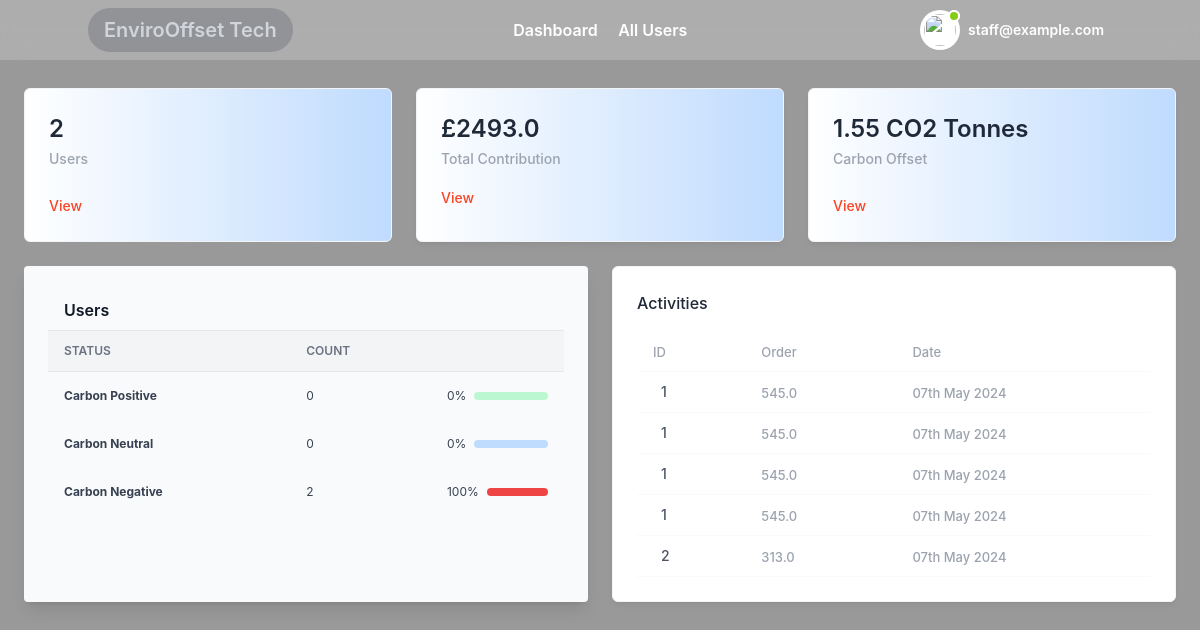
The page /staff/dashboard (signed in) on the database its author committed.
### main.py (models this page shows, shortened)
class Staff(db.Model):
    id = db.Column(db.Integer, primary_key=True)
    fname = db.Column(db.String(255), nullable=False)
    lname = db.Column(db.String(255), nullable=False)
    email = db.Column(db.String(255), nullable=False, unique=True)
    password = db.Column(db.String(255), nullable=False)
    is_verified = db.Column(db.Integer, default=0, nullable=False)

class Order(db.Model):
    id = db.Column(db.Integer, primary_key=True)
    user_id = db.Column(db.Integer, db.ForeignKey('user.id'), nullable=False)
    order_date = db.Column(db.DateTime, nullable=False)
    total_amount = db.Column(db.Float, nullable=False)
    is_Paid = db.Column(db.Integer, default=0, nullable=False)

### main.py (the view)
@app.route("/staff/dashboard")
def staff_dashboard():
    if not session.get('staff_id'):
        return redirect('/')
    orders = Order().query.all()
    metrics = Metrics().query.all()
    total_contribution = sum(order.total_amount for order in orders)
    total_offset = sum(metrics.total_carbon_offset for metrics in metrics)
    users = User().query.all()
    staffId = session.get('staff_id')
    staff = Staff().query.filter_by(id=staffId).first()
    num_negative_carbon_users = User.query.filter(User.offset_under_neutral  > 0).count()
    num_positive_carbon_users = User.query.filter(User.offset_under_neutral  < 0).count()
    num_neutral_carbon_users = User.query.filter(User.offset_under_neutral == None).count()
    num_neutral_carbon_users2 = User.query.filter(User.offset_under_neutral == 0).count()
    return render_template('staff/dashboard.html',staff=staff,orders=orders,users=users,total_contribution=total_contribution,total_offset=total_offset,num_negative_carbon_users=num_negative_carbon_users,num_positive_carbon_users=num_positive_carbon_users,num_neutral_carbon_users=num_neutral_carbon_users+num_neutral_carbon_users2)

### main.py (called while the page is built)
def datetimeformat(value, format='%d %B %Y'):
    ordinal_day = value.strftime('%d') + get_ordinal(int(value.strftime('%d')))
    return value.strftime(f'{ordinal_day} %B %Y')

def get_ordinal(n):
    if 10 <= n % 100 <= 20:
        suffix = 'th'
    else:
        suffix = {1: 'st', 2: 'nd', 3: 'rd'}.get(n % 10, 'th')
    return suffix

### templates/staff/dashboard.html (shortened to what this page needs)
<!DOCTYPE html>
<html lang="en">
<head>
    <link href="https://fonts.bunny.net/css?family=figtree:400,500,600&display=swap" rel="stylesheet" />
    <link href='https://unpkg.com/boxicons@2.1.4/css/boxicons.min.css' rel='stylesheet'>
    <link href="https://cdn.jsdelivr.net/npm/remixicon@3.5.0/fonts/remixicon.css" rel="stylesheet">
    <script src="https://cdn.tailwindcss.com"></script>
    <link rel="stylesheet" href="{{ url_for('static', filename='styles/layout.css') }}">
</head>
    <body class="text-gray-800 font-inter bg-cover bg-fixed bg-center" style="background-image: linear-gradient(rgba(0, 0, 0, 0.4), rgba(0, 0, 0, 0.4)), url('{{ url_for('static', filename='images/SolarPanels.jpg') }}')">
    {% include 'staff/navbar.html' %}
    <main class="md:mt-16 min-h-screen transition-all main">
        {% set userlen = users|length %}
        <div class="p-6">
            <div class="grid grid-cols-1 md:grid-cols-2 lg:grid-cols-3 gap-6 mb-6">
                <div class="bg-gradient-to-r from-white to-blue-200 rounded-md border border-gray-100 p-6">
                    <div class="flex justify-between mb-6">
                        <div class="">
                            {% if users %}
                            <div class="flex items-center mb-1">
                                <div class="text-2xl font-semibold">{{ users|length }}</div>
                            </div>
                            {% else %}
                            <div class="flex items-center mb-1">
                                <div class="text-2xl font-semibold">Mock data</div>
                            </div>
                            {% endif %}
                            <div class="text-sm font-medium text-gray-400">Users</div>
                        </div>
                    </div>
                    <a href="/staff/allUsers" class="text-[#f84525] font-medium text-sm hover:text-red-800">View</a>
                </div>
                <div class="bg-gradient-to-r from-white to-blue-200 rounded-md border border-gray-100 p-6 shadow-md shadow-black/5">
                    <div class="flex justify-between mb-4">
                        <div>
                            <div class="flex items-center mb-1">
                                <div class="text-2xl font-semibold">£{{total_contribution}}</div>
                            </div>
                            <div class="text-sm font-medium text-gray-400">Total Contribution</div>
                        </div>
                    </div>
                    <a href="/staff/allUsers" class="text-[#f84525] font-medium text-sm hover:text-red-800">View</a>
                </div>
                <div class="bg-gradient-to-r from-white to-blue-200 rounded-md border border-gray-100 p-6 shadow-md shadow-black/5">
                    <div class="flex justify-between mb-6">
                        <div>
                            <div class="text-2xl font-semibold mb-1">{{total_offset|round(2)}} CO2 Tonnes</div>
                            <div class="text-sm font-medium text-gray-400">Carbon Offset</div>
                        </div>
                    </div>
                    <a href="/staff/allUsers" class="text-[#f84525] font-medium text-sm hover:text-red-800">View</a>
                </div>
            </div>
            <div class="grid grid-cols-1 lg:grid-cols-2 gap-6 mb-6">
                <div
                    class="p-6 relative flex flex-col min-w-0 mb-4 lg:mb-0 break-words bg-gray-50 w-full shadow-lg rounded ">
                    <div class="rounded-t mb-0 px-0 border-0">
                        <div class="flex flex-wrap items-center px-4 py-2">
                            <div class="relative w-full max-w-full flex-grow flex-1">
                                <h3 class="font-semibold text-base text-gray-900 ">Users</h3>
                            </div>
                        </div>
                        <div class="block w-full overflow-x-auto ">
                            <table class="items-center w-full bg-transparent border-collapse">
                                <thead>
                                    <tr>
                                        <th
                                            class="px-4 bg-gray-100  text-gray-500  align-middle border border-solid border-gray-200  py-3 text-xs uppercase border-l-0 border-r-0 whitespace-nowrap font-semibold text-left">
                                            Status</th>
                                        <th
                                            class="px-4 bg-gray-100  text-gray-500  align-middle border border-solid border-gray-200 py-3 text-xs uppercase border-l-0 border-r-0 whitespace-nowrap font-semibold text-left">
                                            Count</th>
                                        <th
                                            class="px-4 bg-gray-100 text-gray-500  align-middle border border-solid border-gray-200 py-3 text-xs uppercase border-l-0 border-r-0 whitespace-nowrap font-semibold text-left min-w-140-px">
                                        </th>
                                    </tr>
                                </thead>
                                <tbody>
                                    <tr class="text-gray-700">
                                        <th
                                            class="border-t-0 px-4 align-middle border-l-0 border-r-0 text-xs whitespace-nowrap p-4 text-left">
                                            Carbon Positive</th>
                                        <td
                                            class="border-t-0 px-4 align-middle border-l-0 border-r-0 text-xs whitespace-nowrap p-4">
                                            {{num_positive_carbon_users}}</td>
                                        <td
                                            class="border-t-0 px-4 align-middle border-l-0 border-r-0 text-xs whitespace-nowrap p-4">
                                            <div class="flex items-center">
                                                <span class="mr-2">{{ (( num_positive_carbon_users/userlen ) * 100) |
                                                    int }}%</span>
                                                <div class="relative w-full">
                                                    <div class="overflow-hidden h-2 text-xs flex rounded bg-green-200">
                                                    </div>
                                                </div>
                                            </div>
                                        </td>
                                    </tr>
                                    <tr class="text-gray-700">
                                        <th
                                            class="border-t-0 px-4 align-middle border-l-0 border-r-0 text-xs whitespace-nowrap p-4 text-left">
                                            Carbon Neutral</th>
                                        <td
                                            class="border-t-0 px-4 align-middle border-l-0 border-r-0 text-xs whitespace-nowrap p-4">
                                            {{num_neutral_carbon_users}}</td>
                                        <td
                                            class="border-t-0 px-4 align-middle border-l-0 border-r-0 text-xs whitespace-nowrap p-4">
                                            <div class="flex items-center">
                                                <span class="mr-2">{{ (( num_neutral_carbon_users/userlen ) * 100) |
                                                    int }}%</span>
                                                <div class="relative w-full">
                                                    <div class="overflow-hidden h-2 text-xs flex rounded bg-blue-200">
                                                    </div>
                                                </div>
                                            </div>
                                        </td>
                                    </tr>
                                    <tr class="text-gray-700">
                                        <th
                                            class="border-t-0 px-4 align-middle border-l-0 border-r-0 text-xs whitespace-nowrap p-4 text-left">
                                            Carbon Negative</th>
                                        <td
                                            class="border-t-0 px-4 align-middle border-l-0 border-r-0 text-xs whitespace-nowrap p-4">
                                            {{num_negative_carbon_users}}</td>
                                        <td
                                            class="border-t-0 px-4 align-middle border-l-0 border-r-0 text-xs whitespace-nowrap p-4">
                                            <div class="flex items-center">
                                                <span class="mr-2">{{ (( num_negative_carbon_users/userlen ) * 100) |
                                                    int }}%</span>
                                                <div class="relative w-full">
                                                    <div class="overflow-hidden h-2 text-xs flex rounded bg-red-200">
                                                        <div style="width: {{ (( num_negative_carbon_users/userlen ) * 100) |
                                                            int }}%"
                                                            class="shadow-none flex flex-col text-center whitespace-nowrap text-white justify-center bg-red-500">
                                                        </div>
                                                    </div>
                                                </div>
                                            </div>
                                        </td>
                                </tbody>
                            </table>
                        </div>
                    </div>
                </div>
                <div class="bg-white border border-gray-100 shadow-md shadow-black/5 p-6 rounded-md">
                    <div class="flex justify-between mb-4 items-start">
                        <div class="font-medium">Activities</div>
                    </div>
                    <div class="overflow-hidden">
                        <table class="w-full min-w-[540px]">
                            <tbody>
                                <tr>
                                    <td class="py-2 px-4 border-b border-b-gray-50">
                                        <span class="text-[13px] font-medium text-gray-400">ID</span>
                                    </td>
                                    <td class="py-2 px-4 border-b border-b-gray-50">
                                        <span class="text-[13px] font-medium text-gray-400">Order</span>
                                    </td>
                                    <td class="py-2 px-4 border-b border-b-gray-50">
                                        <span class="text-[13px] font-medium text-gray-400">Date</span>
                                    </td>
                                </tr>
                                {% for order in orders %}
                                <tr>
                                    <td class="py-2 px-4 border-b border-b-gray-50">
                                        <div class="flex items-center">
                                            <a href="#"
                                                class="text-gray-600 text-sm font-medium hover:text-blue-500 ml-2 truncate">{{order.user_id}}</a>
                                        </div>
                                    </td>
                                    <td class="py-2 px-4 border-b border-b-gray-50">
                                        <span
                                            class="text-[13px] font-medium text-gray-400">{{order.total_amount}}</span>
                                    </td>
                                    <td class="py-2 px-4 border-b border-b-gray-50">
                                        <span class="text-[13px] font-medium text-gray-400">{{order.order_date | datetimeformat }}</span>
                                    </td>
                                </tr>
                                {% endfor %}
                            </tbody>
                        </table>
                    </div>
                </div>
            </div>
        </div>
    </main>
</body>
</html>

### templates/staff/navbar.html (shortened to what this page needs)
<header class="bg-white bg-opacity-20 backdrop-blur-md absolute top-0 left-0 right-0 z-50" id="Home">
    <div class="container mx-auto flex items-center justify-between py-2">
        <div>
            <div
                class="font-semibold text-xl text-gray-300 bg-gray-800 bg-opacity-20 rounded-full px-4 py-2 hover:text-white hover:bg-black px-4">
                EnviroOffset Tech</div>
        </div>
        <div class="space-x-4">
            <a href="/staff/dashboard"
                class="font-semibold text-white hover:text-yellow-300 hover:border-b-2 border-yellow-300">Dashboard</a>
            <a href="/staff/allUsers"
                class="font-semibold text-white hover:text-yellow-300 hover:border-b-2 border-yellow-300">All Users</a>
        </div>
        <div class="dropdown ml-3">
            <button type="button" class="dropdown-toggle flex items-center">
                <div class="flex-shrink-0 w-10 h-10 relative">
                    <div class="p-1 bg-white rounded-full focus:outline-none focus:ring">
                        <img class="w-8 h-8 rounded-full" src="https://laravelui.spruko.com/tailwind/ynex/build/assets/images/faces/9.jpg" alt=""/>
                        <div class="top-0 left-7 absolute w-3 h-3 bg-lime-500 border-2 border-white rounded-full"></div>
                    </div>
                </div>
                <div class="p-2 md:block text-left">
                    {% if staff %}
                    <h2 class="text-sm font-semibold text-white">{{staff.email}}</h2>
                    {% else %}
                    <h2 class="text-sm font-semibold text-white">Staff</h2>
                    {% endif %}
                </div>
            </button>
        </div>
    </div>
</header>

### rows shown on the page
Staff: email "staff@example.com"
Order: user_id "1", total_amount "545.0", order_date "07th May 2024"
Order: user_id "1", total_amount "545.0", order_date "07th May 2024"
Order: user_id "1", total_amount "545.0", order_date "07th May 2024"
Order: user_id "1", total_amount "545.0", order_date "07th May 2024"
Order: user_id "2", total_amount "313.0", order_date "07th May 2024"

### other values the page prints
{{ users|length }} "2"
{{ total_contribution }} "2493.0"
{{ total_offset|round(2) }} "1.55"
{{ num_positive_carbon_users }} "0"
{{ num_neutral_carbon_users }} "0"
{{ num_negative_carbon_users }} "2"
